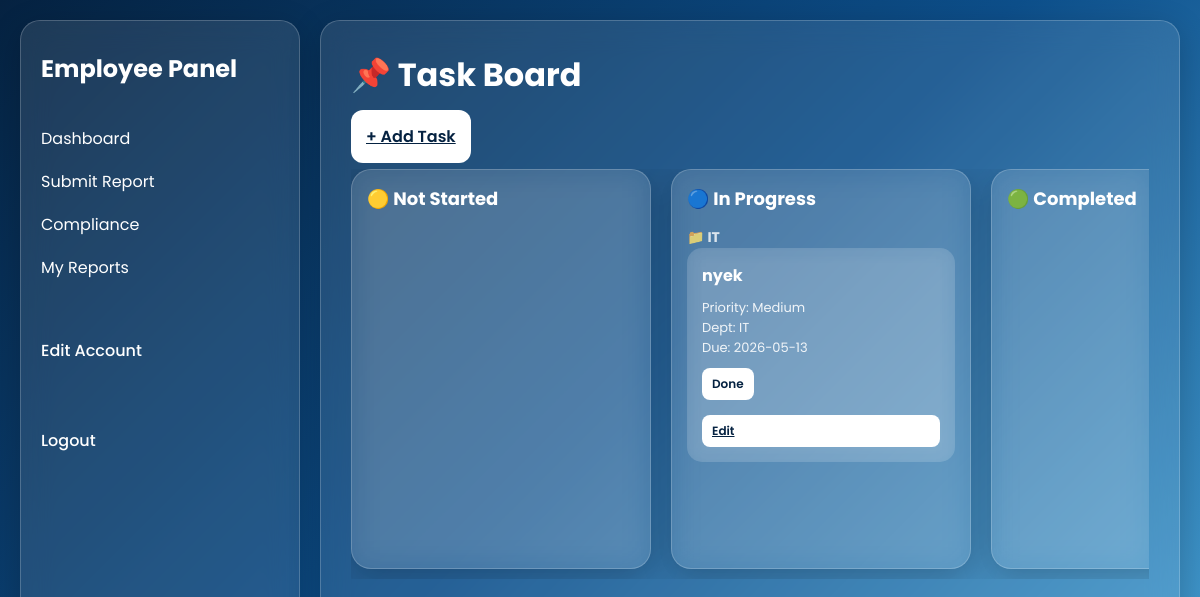
/employee/tasks.php (signed in), run on the app's committed database.
### tables this page shows
CREATE TABLE `tasks` (
  `id` int(11) NOT NULL,
  `title` varchar(255) DEFAULT NULL,
  `priority` enum('Low','Medium','High') DEFAULT NULL,
  `deadline` date DEFAULT NULL,
  `status` enum('Not Started','In Progress','Completed') DEFAULT 'Not Started',
  `department` varchar(100) DEFAULT NULL,
  `assigned_to` int(11) DEFAULT NULL,
  `created_at` timestamp NOT NULL DEFAULT current_timestamp()
);

### employee/tasks.php (the view, shortened to what this page needs)
<?php
include(__DIR__ . '/../config/connect.php');
$result = mysqli_query($conn, "SELECT * FROM tasks ORDER BY created_at DESC");
?>
<!DOCTYPE html>
<html>
<head>
    <link rel="stylesheet" href="../css/style.css">
    <link rel="stylesheet" href="../css/task-style.css">
</head>
<body>
<div class="container dashboard">
    <?php include(__DIR__ . '/../includes/employee-sidebar.php'); ?>
    <div class="main-content glass">
        <h1>📌 Task Board</h1>
        <a href="add-task.php" class="btn">+ Add Task</a>
        <div class="kanban">
        <div class="kanban-column glass">
            <h2>🟡 Not Started</h2>
            <?php
            mysqli_data_seek($result, 0);
            ?>
        </div>
        <div class="kanban-column glass">
            <h2>🔵 In Progress</h2>
            <?php
            mysqli_data_seek($result, 0);
            $depts = [];
            while ($row = mysqli_fetch_assoc($result)) {
                if ($row['status'] == "In Progress") {
                    $depts[$row['department']][] = $row;
                }
            }
            foreach ($depts as $deptName => $tasks) {
            ?>
            <h3 style="margin-top:15px; font-size:14px; opacity:0.8;">
                📁 <?= $deptName ?>
            </h3>
            <?php foreach ($tasks as $row) { ?>
            <div class="task-card">
                <h3><?= $row['title'] ?></h3>
                <p>Priority: <?= $row['priority'] ?></p>
                <p>Dept: <?= $row['department'] ?></p>
                <p>Due: <?= $row['deadline'] ?></p>
                <div style="display:flex; gap:5px; flex-wrap:wrap;">
                    <form method="POST" action="update-task.php">
                        <button class="btn small" name="status" value="Completed">
                            Done
                        </button>
                    </form>
                    <a class="btn small" href="add-task.php?id=<?= $row['id'] ?>">
                        Edit
                    </a>
                </div>
            </div>
            <?php } ?>
            <?php } ?>
        </div>
        <div class="kanban-column glass">
            <h2>🟢 Completed</h2>
        </div>
        </div>
    </div>
</div>
</body>
</html>

### css/style.css (style rules this page uses)
* { margin:0; padding:0; box-sizing:border-box; font-family:'Poppins', sans-serif; }
body { min-height:100vh; width:100%; background:linear-gradient(135deg,#052241,#0d4f8b,#4da8da); background-size:cover; background-position:center; display:flex; justify-content:center; align-items:center; overflow-x:hidden; color:white; padding:20px; }
.container { width:100%; min-height:100vh; display:flex; }
.glass { background:rgba(255,255,255,0.10); border-radius:20px; border:1px solid rgba(255,255,255,0.2); backdrop-filter:blur(15px); -webkit-backdrop-filter:blur(15px); box-shadow:0 8px 32px rgba(0,0,0,0.2); }
.btn { width:100%; padding:15px; border:none; border-radius:12px; background:white; color:#052241; font-size:16px; font-weight:600; cursor:pointer; transition:0.3s; }
.dashboard { width:100%; min-height:100vh; display:flex; gap:20px; }
.main-content { flex:1; min-height:calc(100vh - 40px); padding:30px; overflow:auto; }
.main-content h1 { margin-bottom:25px; font-size:32px; }

### css/task-style.css (style rules this page uses)
.kanban { display:flex; gap:20px; margin-top:20px; overflow-x:auto; padding-bottom:10px; }
.kanban-column { flex:1; min-width:300px; padding:15px; border-radius:20px; }
.kanban-column h2 { margin-bottom:15px; font-size:18px; }
.task-card { background:rgba(255,255,255,0.12); padding:15px; border-radius:15px; margin-bottom:15px; transition:0.3s; backdrop-filter: blur(10px); }
.task-card h3 { font-size:16px; margin-bottom:10px; }
.task-card p { font-size:13px; opacity:0.9; }
.btn.small { padding:7px 10px; font-size:12px; margin-top:10px; border-radius:8px; }
.task-card { cursor: grab; }
.kanban-column { min-height: 400px; }

### data on the page
tasks: title "nyek", priority "Medium", department "IT", deadline "2026-05-13"

### other printed values
$deptName "IT"
